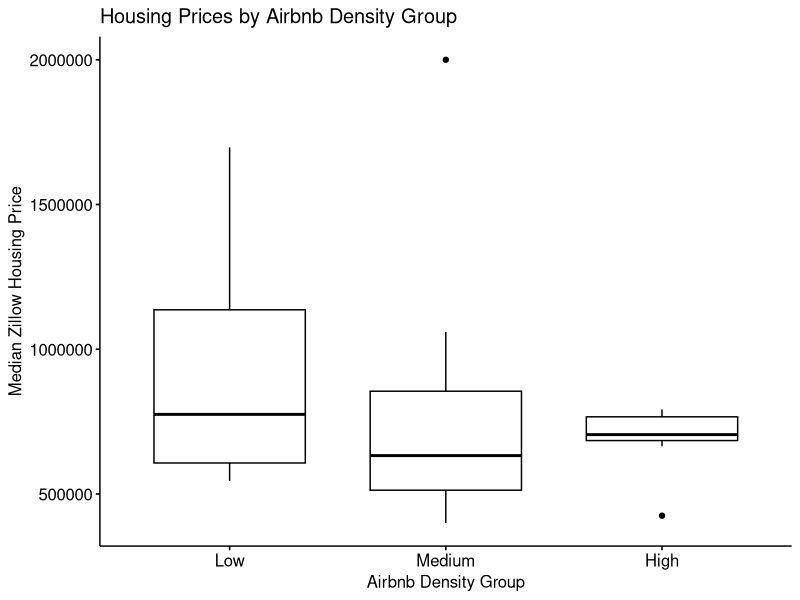
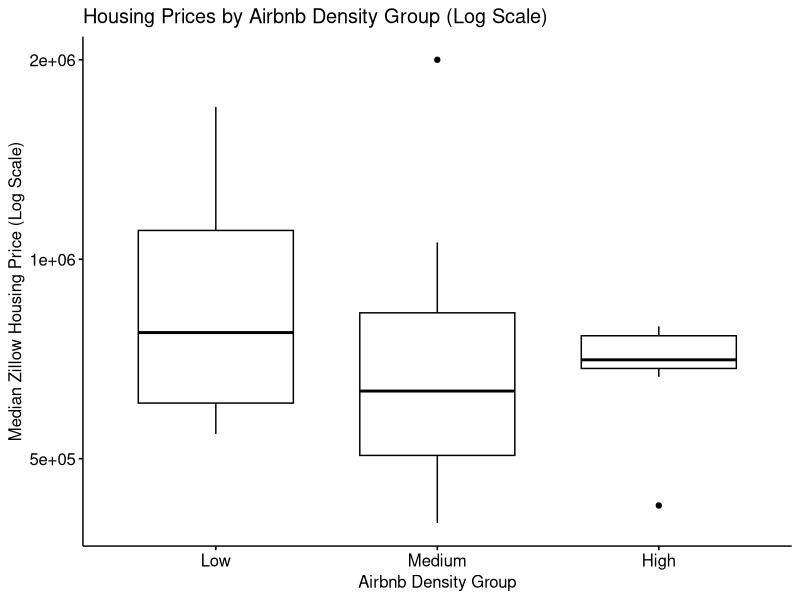
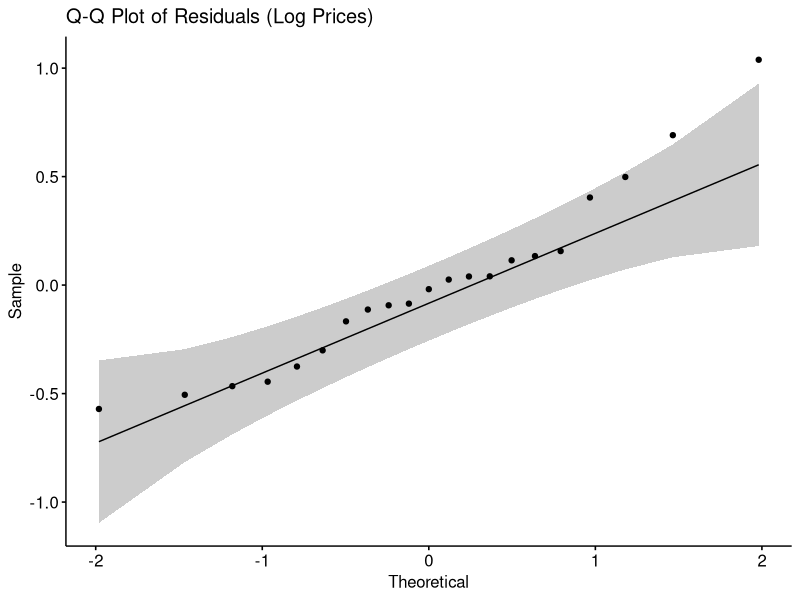

The R source for these figures, in order:
## Load Packages
library(tidyverse)
library(ggpubr)
library(rstatix)

## load in dataset
merged <- read.csv("merged.csv")

## ------------------------------
## Test 1: One way ANOVA
## Independent variable: Airbnb density; 3 conditions - low, medium, high density
## Dependent variable: Housing Price
## ------------------------------

## Assumptions:
## - Independence (ZIP codes)
## - Approximate normality of residuals
## - Homogeneity of variance
## - No significant outliers

# 1) Create density groups
merged$airbnb_tertile <- cut(merged$airbnb_count,
                         breaks = quantile(merged$airbnb_count, probs = c(0, 1/3, 2/3, 1), na.rm = TRUE),
                         include.lowest = TRUE,
                         labels = c("Low","Medium","High"))
merged

## Summary statistics
merged %>%
  group_by(airbnb_tertile) %>%
  get_summary_stats(zillow_median_price, type="mean_sd")

# Print group sizes
table(merged$airbnb_tertile)

## 2) Visualize raw prices
ggboxplot(merged,
          x = "airbnb_tertile",
          y = "zillow_median_price",
          ylab = "Median Zillow Housing Price",
          xlab = "Airbnb Density Group") +
  ggtitle("Housing Prices by Airbnb Density Group")

## Log-scale visualizaion
ggboxplot(
  merged,
  x = "airbnb_tertile",
  y = "zillow_median_price",
  xlab = "Airbnb Density Group",
  ylab = "Median Zillow Housing Price (Log Scale)",
  title = "Housing Prices by Airbnb Density Group (Log Scale)"
) +
  scale_y_log10()

## 3) check outliers
merged %>%
  group_by(airbnb_tertile) %>%
  identify_outliers(zillow_median_price)

# one outlier in medium group (20007)
# one outlier in high group (20019)

## ------------------------------
## Log Transformation
## ------------------------------
merged <- merged %>%
  mutate(log_price = log(zillow_median_price))

## 4) Check assumptions on log-transformed prices

## Normality of residuals
log_model <- lm(log_price ~ airbnb_tertile, data = merged)
ggqqplot(residuals(log_model), title = "Q-Q Plot of Residuals (Log Prices)")
shapiro_test(residuals(log_model))

## Homogeneity of variance
merged %>%
  levene_test(log_price ~ airbnb_tertile)

## ------------------------------
## 5) One-way ANOVA (log prices)
## ------------------------------
log_aov <- merged %>%
  anova_test(log_price ~ airbnb_tertile)

get_anova_table(log_aov)
